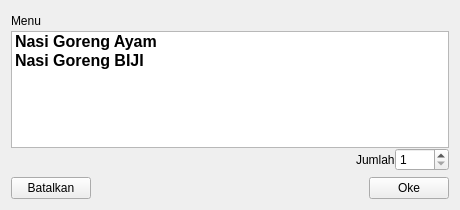
<?xml version="1.0" encoding="UTF-8"?>
<ui version="4.0">
 <class>DialogMakanan</class>
 <widget class="QWidget" name="DialogMakanan">
  <property name="geometry">
   <rect>
    <x>0</x>
    <y>0</y>
    <width>460</width>
    <height>210</height>
   </rect>
  </property>
  <property name="windowTitle">
   <string>Daftar Menu</string>
  </property>
  <layout class="QVBoxLayout" name="verticalLayout_3">
   <item>
    <layout class="QVBoxLayout" name="verticalLayout_2">
     <property name="spacing">
      <number>0</number>
     </property>
     <item>
      <layout class="QVBoxLayout" name="verticalLayout">
       <property name="spacing">
        <number>0</number>
       </property>
       <item>
        <layout class="QHBoxLayout" name="horizontalLayout">
         <property name="spacing">
          <number>0</number>
         </property>
         <item>
          <widget class="QLabel" name="label">
           <property name="text">
            <string>Menu</string>
           </property>
          </widget>
         </item>
         <item>
          <spacer name="horizontalSpacer">
           <property name="orientation">
            <enum>Qt::Horizontal</enum>
           </property>
           <property name="sizeHint" stdset="0">
            <size>
             <width>40</width>
             <height>20</height>
            </size>
           </property>
          </spacer>
         </item>
        </layout>
       </item>
       <item>
        <widget class="QListWidget" name="listWidget">
         <item>
          <property name="text">
           <string>Nasi Goreng Ayam</string>
          </property>
          <property name="font">
           <font>
            <pointsize>12</pointsize>
            <weight>75</weight>
            <bold>true</bold>
           </font>
          </property>
         </item>
         <item>
          <property name="text">
           <string>Nasi Goreng BIJI</string>
          </property>
          <property name="font">
           <font>
            <pointsize>12</pointsize>
            <weight>75</weight>
            <bold>true</bold>
           </font>
          </property>
         </item>
        </widget>
       </item>
      </layout>
     </item>
     <item>
      <layout class="QHBoxLayout" name="horizontalLayout_2">
       <property name="spacing">
        <number>0</number>
       </property>
       <item>
        <spacer name="horizontalSpacer_2">
         <property name="orientation">
          <enum>Qt::Horizontal</enum>
         </property>
         <property name="sizeHint" stdset="0">
          <size>
           <width>40</width>
           <height>20</height>
          </size>
         </property>
        </spacer>
       </item>
       <item>
        <widget class="QLabel" name="label_2">
         <property name="text">
          <string>Jumlah</string>
         </property>
        </widget>
       </item>
       <item>
        <widget class="QSpinBox" name="spinBox">
         <property name="wrapping">
          <bool>false</bool>
         </property>
         <property name="readOnly">
          <bool>false</bool>
         </property>
         <property name="buttonSymbols">
          <enum>QAbstractSpinBox::UpDownArrows</enum>
         </property>
         <property name="accelerated">
          <bool>false</bool>
         </property>
         <property name="minimum">
          <number>1</number>
         </property>
         <property name="maximum">
          <number>1000</number>
         </property>
         <property name="value">
          <number>1</number>
         </property>
        </widget>
       </item>
      </layout>
     </item>
    </layout>
   </item>
   <item>
    <layout class="QHBoxLayout" name="horizontalLayout_3">
     <property name="spacing">
      <number>0</number>
     </property>
     <item>
      <widget class="QPushButton" name="pushButton_2">
       <property name="text">
        <string>Batalkan</string>
       </property>
      </widget>
     </item>
     <item>
      <spacer name="horizontalSpacer_3">
       <property name="orientation">
        <enum>Qt::Horizontal</enum>
       </property>
       <property name="sizeHint" stdset="0">
        <size>
         <width>40</width>
         <height>20</height>
        </size>
       </property>
      </spacer>
     </item>
     <item>
      <widget class="QPushButton" name="pushButton">
       <property name="text">
        <string>Oke</string>
       </property>
      </widget>
     </item>
    </layout>
   </item>
  </layout>
 </widget>
 <resources/>
 <connections/>
</ui>
